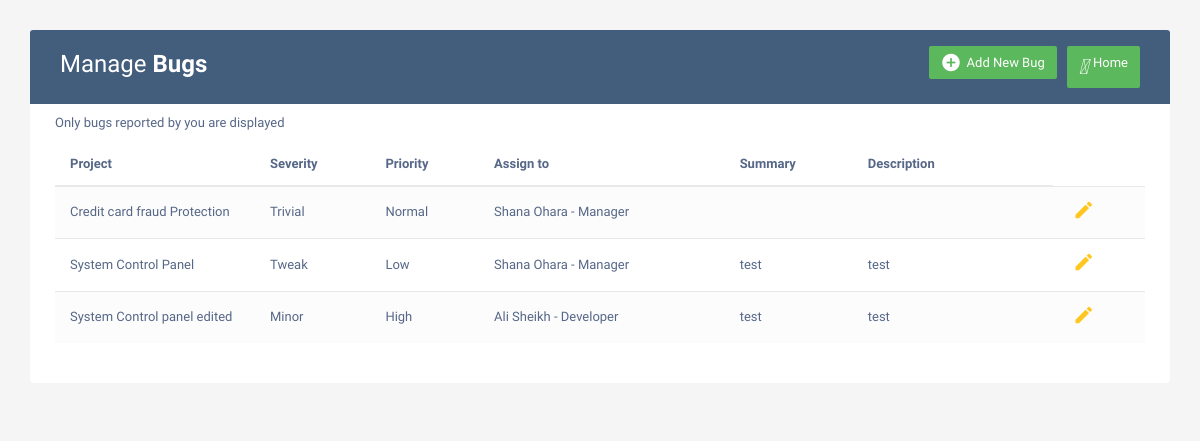
The page /clientbugs (signed in) on the database as committed earlier.
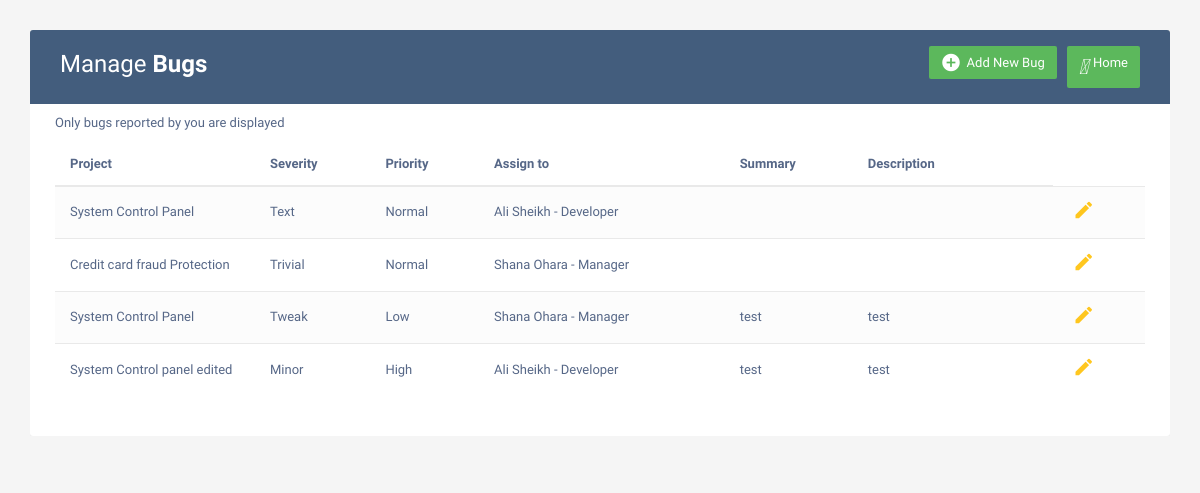
The same page on the database as committed later.
### home/models.py (models this page shows, shortened)
class Bug(models.Model):
    project = models.CharField(max_length=122,null=True)
    Severity = models.CharField(max_length=122,null=True)
    Priority = models.CharField(max_length=122,null=True)
    Assign = models.CharField(max_length=122,null=True)
    Summary = models.TextField(null=True)
    Desc = models.TextField(null=True)
    date = models.DateField()
    Image = models.ImageField(upload_to='images/')
    status = models.CharField(max_length=50,default='Unresolved')
    created = models.DateTimeField(auto_now_add = True)
    ended = models.DateField(null=True,blank=True)
    timetaken = models.CharField(max_length=50,null=True,blank=True)
    reportedby = models.CharField(max_length=50)
    resolvedby = models.CharField(max_length=100,blank=True,null=True)

### home/views.py (the view)
# urls.py: path('clientbugs',views.displayclientbugs,name='Bugs'),
@login_required
def displayclientbugs(request):
    my_data = Bug.objects.all().filter(reportedby=request.user).order_by('created')
    reversed_data = my_data.reverse()  # Reverse the order
    return render(request, 'clientbugs.html', {'reversed_data': reversed_data})

### templates/clientbugs.html (shortened to what this page needs)
<!DOCTYPE html>
<html lang="en">
<head>
<link rel="stylesheet" href="https://maxcdn.bootstrapcdn.com/font-awesome/4.7.0/css/font-awesome.min.css">
<link rel="stylesheet" href="https://maxcdn.bootstrapcdn.com/bootstrap/3.3.7/css/bootstrap.min.css">
</head>
<body>
    <div class="container">
        <div class="table-responsive">
            <div class="table-wrapper">
                <div class="table-title">
                    <div class="row">
                        <div class="col-xs-6">
                            <h2>Manage <b>Bugs</b></h2>
                        </div>
                        <div class="col-xs-6">
                            <a href="/base" class="btn btn-success" data-toggle="modal"><i>&#xE147;</i> <span>Home</span></a>
                            <a href="/addbug" class="btn btn-success" data-toggle="modal"><i class="material-icons">&#xE147;</i> <span>Add New Bug</span></a>
                        </div>
                    </div>
                </div>
				<P>Only bugs reported by you are displayed</p>
                <table class="table table-striped table-hover">
                    <thead>
                        <tr>
                            <th>Project</th>
                            <th>Severity</th>
                            <th>Priority</th>
                            <th>Assign to</th>
                            <th>Summary</th>
                            <th>Description</th>
                        </tr>
                    </thead>
                    <tbody>
                        {% for item in reversed_data %}
                        <tr>
                            <td> {{item.project}} </td>
                            <td> {{item.Severity}} </td>
                            <td> {{item.Priority}} </td>
                            <td> {{item.Assign}} </td>
                            <td> {{item.Summary}} </td>
                            <td> {{item.Desc}} </td>
							<td>
								<a href="/editbug/{{item.id}}" class="edit" data-toggle="modal"><i class="material-icons" data-toggle="tooltip" title="Edit">&#xE254;</i></a>
							</td>
						</tr>
                        {% endfor %}
                    </tbody>
                </table>
            </div>
        </div>
    </div>
</body>

Rows that differ between the two databases and show on the page:
added Bug: project "System Control Panel", Severity "Text", Priority "Normal", Assign "Ali Sheikh - Developer"
